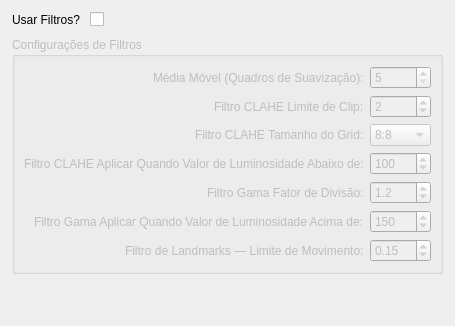
     <widget class="QWidget" name="tab_filter">
      <attribute name="title">
       <string>Filtros</string>
      </attribute>
      <layout class="QVBoxLayout" name="lay_filter">
       <property name="spacing">
        <number>10</number>
       </property>
       <property name="leftMargin">
        <number>12</number>
       </property>
       <property name="topMargin">
        <number>12</number>
       </property>
       <property name="rightMargin">
        <number>12</number>
       </property>
       <property name="bottomMargin">
        <number>12</number>
       </property>
       <item>
        <layout class="QFormLayout" name="frm_filter">
         <property name="labelAlignment">
          <set>Qt::AlignmentFlag::AlignRight|Qt::AlignmentFlag::AlignTrailing|Qt::AlignmentFlag::AlignVCenter</set>
         </property>
         <item row="0" column="0">
          <widget class="QLabel" name="lbl_use_filter">
           <property name="text">
            <string>Usar Filtros?</string>
           </property>
          </widget>
         </item>
         <item row="0" column="1">
          <widget class="QCheckBox" name="chk_enable_filter">
           <property name="checked">
            <bool>false</bool>
           </property>
           <property name="dataclass_property" stdset="0">
            <string notr="true">filter_enable_filter</string>
           </property>
          </widget>
         </item>
        </layout>
       </item>
       <item>
        <widget class="QGroupBox" name="grp_filter">
         <property name="enabled">
          <bool>false</bool>
         </property>
         <property name="title">
          <string>Configurações de Filtros</string>
         </property>
         <layout class="QFormLayout" name="form_filters">
          <property name="labelAlignment">
           <set>Qt::AlignmentFlag::AlignRight|Qt::AlignmentFlag::AlignTrailing|Qt::AlignmentFlag::AlignVCenter</set>
          </property>
          <item row="0" column="0">
           <widget class="QLabel" name="lbl_average_smooth_frames">
            <property name="text">
             <string>Média Móvel (Quadros de Suavização):</string>
            </property>
           </widget>
          </item>
          <item row="0" column="1">
           <widget class="QSpinBox" name="spn_average_smooth_frames">
            <property name="minimum">
             <number>5</number>
            </property>
            <property name="maximum">
             <number>10</number>
            </property>
            <property name="singleStep">
             <number>1</number>
            </property>
            <property name="value">
             <number>5</number>
            </property>
            <property name="dataclass_property" stdset="0">
             <string notr="true">filter_average_smooth_frames</string>
            </property>
           </widget>
          </item>
          <item row="1" column="0">
           <widget class="QLabel" name="lbl_clahe_clip">
            <property name="text">
             <string>Filtro CLAHE Limite de Clip:</string>
            </property>
           </widget>
          </item>
          <item row="1" column="1">
           <widget class="QSpinBox" name="spn_clahe_clip">
            <property name="minimum">
             <number>1</number>
            </property>
            <property name="maximum">
             <number>10</number>
            </property>
            <property name="singleStep">
             <number>1</number>
            </property>
            <property name="value">
             <number>2</number>
            </property>
            <property name="dataclass_property" stdset="0">
             <string notr="true">filter_clahe_clip</string>
            </property>
           </widget>
          </item>
          <item row="2" column="0">
           <widget class="QLabel" name="lbl_clahe_grid">
            <property name="text">
             <string>Filtro CLAHE Tamanho do Grid:</string>
            </property>
           </widget>
          </item>
          <item row="2" column="1">
           <widget class="QComboBox" name="cbx_clahe_grid">
            <property name="currentIndex">
             <number>1</number>
            </property>
            <property name="dataclass_property" stdset="0">
             <string notr="true">filter_clahe_grid</string>
            </property>
            <item>
             <property name="text">
              <string>4:4</string>
             </property>
            </item>
            <item>
             <property name="text">
              <string>8:8</string>
             </property>
            </item>
            <item>
             <property name="text">
              <string>16:16</string>
             </property>
            </item>
            <item>
             <property name="text">
              <string>32:32</string>
             </property>
            </item>
           </widget>
          </item>
          <item row="3" column="0">
           <widget class="QLabel" name="lbl_clahe_lum_below">
            <property name="text">
             <string>Filtro CLAHE Aplicar Quando Valor de Luminosidade Abaixo de:</string>
            </property>
           </widget>
          </item>
          <item row="3" column="1">
           <widget class="QSpinBox" name="spn_clahe_lum_below">
            <property name="minimum">
             <number>50</number>
            </property>
            <property name="maximum">
             <number>150</number>
            </property>
            <property name="singleStep">
             <number>1</number>
            </property>
            <property name="value">
             <number>100</number>
            </property>
            <property name="dataclass_property" stdset="0">
             <string notr="true">filter_clahe_lum_below</string>
            </property>
           </widget>
          </item>
          <item row="4" column="0">
           <widget class="QLabel" name="lbl_gamma_factor">
            <property name="text">
             <string>Filtro Gama Fator de Divisão:</string>
            </property>
           </widget>
          </item>
          <item row="4" column="1">
           <widget class="QDoubleSpinBox" name="spn_gamma_factor">
            <property name="decimals">
             <number>1</number>
            </property>
            <property name="minimum">
             <double>1.000000000000000</double>
            </property>
            <property name="maximum">
             <double>10.000000000000000</double>
            </property>
            <property name="singleStep">
             <double>0.100000000000000</double>
            </property>
            <property name="value">
             <double>1.200000000000000</double>
            </property>
            <property name="dataclass_property" stdset="0">
             <string notr="true">filter_gamma_factor</string>
            </property>
           </widget>
          </item>
          <item row="5" column="0">
           <widget class="QLabel" name="lbl_gamma_lum_above">
            <property name="text">
             <string>Filtro Gama Aplicar Quando Valor de Luminosidade Acima de:</string>
            </property>
           </widget>
          </item>
          <item row="5" column="1">
           <widget class="QSpinBox" name="spn_gamma_lum_above">
            <property name="minimum">
             <number>100</number>
            </property>
            <property name="maximum">
             <number>200</number>
            </property>
            <property name="singleStep">
             <number>1</number>
            </property>
            <property name="value">
             <number>150</number>
            </property>
            <property name="dataclass_property" stdset="0">
             <string notr="true">filter_gamma_lum_above</string>
            </property>
           </widget>
          </item>
          <item row="6" column="0">
           <widget class="QLabel" name="lbl_landmark_limit">
            <property name="text">
             <string>Filtro de Landmarks — Limite de Movimento:</string>
            </property>
           </widget>
          </item>
          <item row="6" column="1">
           <widget class="QDoubleSpinBox" name="spn_landmark_limit">
            <property name="decimals">
             <number>2</number>
            </property>
            <property name="minimum">
             <double>0.000000000000000</double>
            </property>
            <property name="maximum">
             <double>1.000000000000000</double>
            </property>
            <property name="singleStep">
             <double>0.010000000000000</double>
            </property>
            <property name="value">
             <double>0.150000000000000</double>
            </property>
            <property name="dataclass_property" stdset="0">
             <string notr="true">filter_landmark_limit</string>
            </property>
           </widget>
          </item>
         </layout>
        </widget>
       </item>
       <item>
        <spacer name="vs_filter">
         <property name="orientation">
          <enum>Qt::Orientation::Vertical</enum>
         </property>
         <property name="sizeHint" stdset="0">
          <size>
           <width>20</width>
           <height>40</height>
          </size>
         </property>
        </spacer>
       </item>
      </layout>
     </widget>
